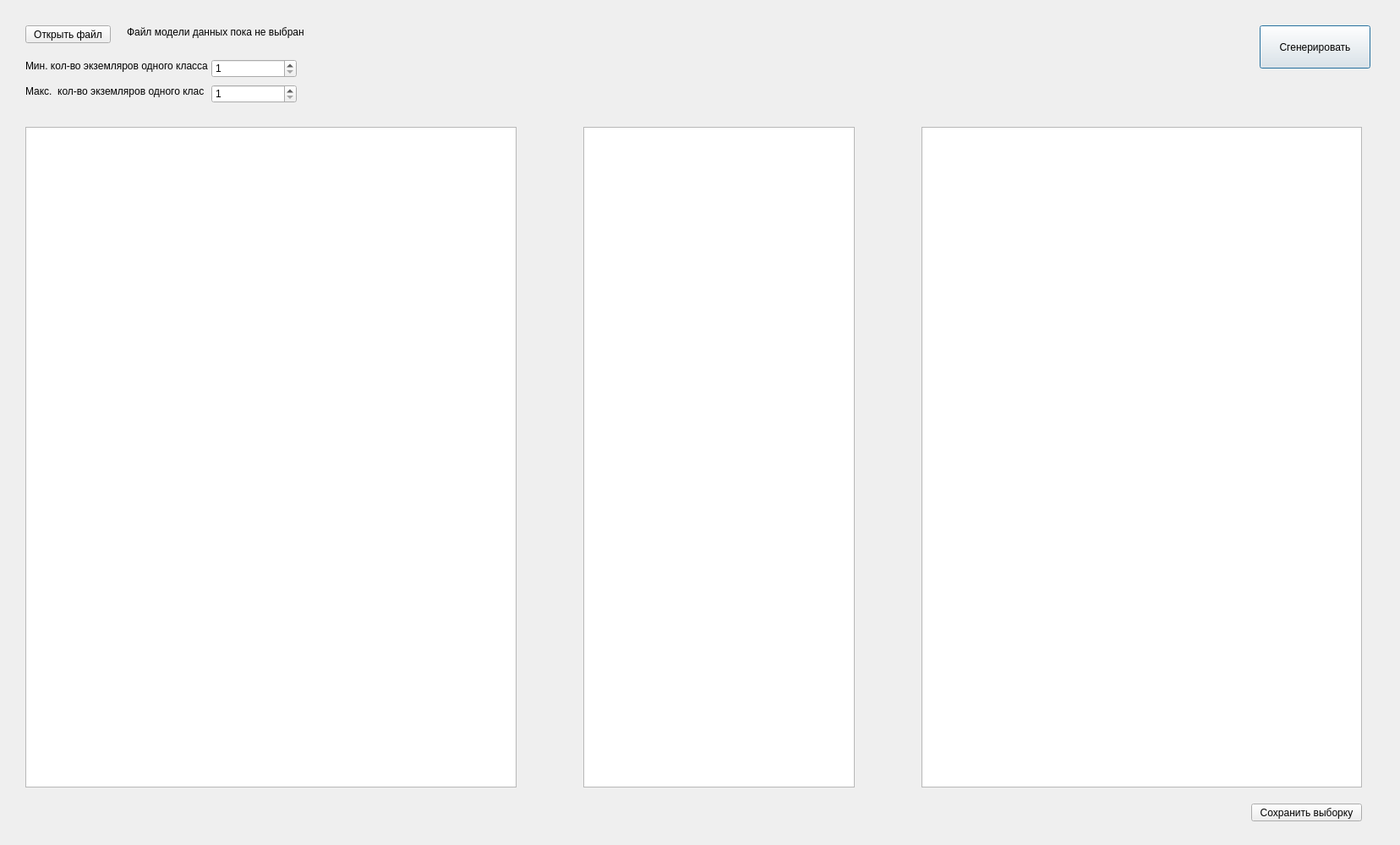
<?xml version="1.0" encoding="UTF-8"?>
<ui version="4.0">
 <class>GenerateDataDialog</class>
 <widget class="QDialog" name="GenerateDataDialog">
  <property name="geometry">
   <rect>
    <x>0</x>
    <y>0</y>
    <width>1656</width>
    <height>999</height>
   </rect>
  </property>
  <property name="windowTitle">
   <string>Генерация данных</string>
  </property>
  <widget class="QPushButton" name="btnGen">
   <property name="geometry">
    <rect>
     <x>1490</x>
     <y>30</y>
     <width>131</width>
     <height>51</height>
    </rect>
   </property>
   <property name="text">
    <string>Сгенерировать</string>
   </property>
  </widget>
  <widget class="QPushButton" name="btnSave">
   <property name="geometry">
    <rect>
     <x>1480</x>
     <y>950</y>
     <width>131</width>
     <height>21</height>
    </rect>
   </property>
   <property name="text">
    <string>Сохранить выборку</string>
   </property>
  </widget>
  <widget class="QPushButton" name="btnOpenFile">
   <property name="geometry">
    <rect>
     <x>30</x>
     <y>30</y>
     <width>101</width>
     <height>21</height>
    </rect>
   </property>
   <property name="text">
    <string>Открыть файл</string>
   </property>
  </widget>
  <widget class="QLabel" name="labelOpenedFile">
   <property name="geometry">
    <rect>
     <x>150</x>
     <y>30</y>
     <width>591</width>
     <height>16</height>
    </rect>
   </property>
   <property name="text">
    <string>Файл модели данных пока не выбран</string>
   </property>
  </widget>
  <widget class="QSpinBox" name="minValuesPerClassCountSpinBox">
   <property name="geometry">
    <rect>
     <x>250</x>
     <y>70</y>
     <width>101</width>
     <height>22</height>
    </rect>
   </property>
   <property name="minimum">
    <number>1</number>
   </property>
   <property name="maximum">
    <number>10001</number>
   </property>
  </widget>
  <widget class="QLabel" name="minValuesPerClassCountLabel">
   <property name="geometry">
    <rect>
     <x>30</x>
     <y>70</y>
     <width>261</width>
     <height>16</height>
    </rect>
   </property>
   <property name="text">
    <string>Мин. кол-во экземляров одного класса</string>
   </property>
  </widget>
  <widget class="QTableView" name="tableGeneratedDatabase">
   <property name="geometry">
    <rect>
     <x>1090</x>
     <y>150</y>
     <width>521</width>
     <height>781</height>
    </rect>
   </property>
  </widget>
  <widget class="QSpinBox" name="maxValuesPerClassCountSpinBox">
   <property name="geometry">
    <rect>
     <x>250</x>
     <y>100</y>
     <width>101</width>
     <height>22</height>
    </rect>
   </property>
   <property name="minimum">
    <number>1</number>
   </property>
   <property name="maximum">
    <number>10001</number>
   </property>
  </widget>
  <widget class="QLabel" name="maxValuesPerClassCountLabel">
   <property name="geometry">
    <rect>
     <x>30</x>
     <y>100</y>
     <width>211</width>
     <height>16</height>
    </rect>
   </property>
   <property name="text">
    <string>Макс.  кол-во экземляров одного класса</string>
   </property>
  </widget>
  <widget class="QTableView" name="tableModelClasses">
   <property name="geometry">
    <rect>
     <x>30</x>
     <y>150</y>
     <width>581</width>
     <height>781</height>
    </rect>
   </property>
  </widget>
  <widget class="QTableView" name="tableModelFeatures">
   <property name="geometry">
    <rect>
     <x>690</x>
     <y>150</y>
     <width>321</width>
     <height>781</height>
    </rect>
   </property>
  </widget>
 </widget>
 <resources/>
 <connections/>
</ui>
